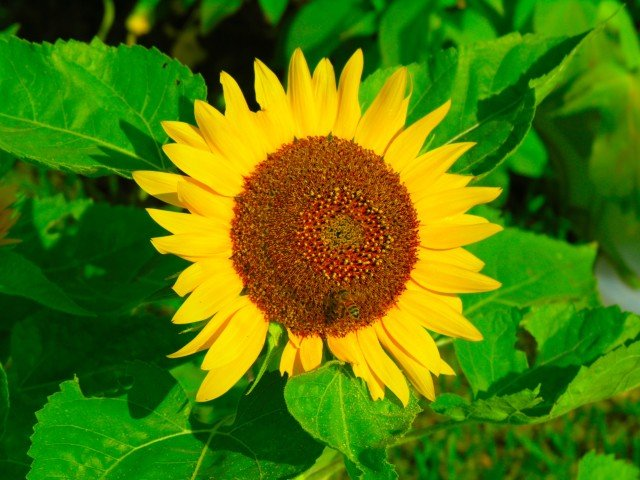
#> input picture lab7/slonecznik.jpg, 640 x 480 px, found by its file name
$ python lab7.py
#> lines starting #> are read from the running program, lines starting #| are printed output that depends on the picture; long printed decimals are rounded
import numpy as np
from matplotlib import pyplot as plt
from sklearn import datasets
import scipy

#klasteryzacja

iris = datasets.load_iris()
X = iris.data
Y = iris.target

# print(X)

from sklearn.cluster import AgglomerativeClustering
Y_ward = AgglomerativeClustering(linkage='ward', n_clusters=3).fit(X).labels_ #metoda Warda - minimalizuje wariancję między dwoma klastrami
# print(Y_ward)
Y_avg = AgglomerativeClustering(linkage='average', n_clusters=3).fit(X).labels_ #metoda średnich połączeń
print(Y_avg)
Y_single = AgglomerativeClustering(linkage='single', n_clusters=3).fit(X).labels_  #metoda najbliższego sasiedztwa
# print(Y_single)
Y_complete = AgglomerativeClustering(linkage='complete', n_clusters=3).fit(X).labels_ #metoda najdalszych połączeń
# print(Y_complete)

# print(Y)

def ﬁnd_perm(clusters, Y_real, Y_pred):
    perm = []
    for i in range(clusters):
        idx = Y_pred == i
        new_label = scipy.stats.mode(Y_real[idx])[0][0]
        perm.append(new_label)
    return [perm[label] for label in Y_pred]

# [4 lines of commented-out code are left out]

from sklearn.metrics import jaccard_score
#Współczynnik Jaccarda mierzy podobieństwo między dwoma zbiorami i jest zdefiniowany jako iloraz mocy części wspólnej zbiorów i mocy sumy tych zbiorów:

print(jaccard_score(Y, Y_avg, average=None))
print(jaccard_score(Y, Y_ward, average=None))
print(jaccard_score(Y, Y_single, average=None))
print(jaccard_score(Y, Y_complete, average=None))

from sklearn.decomposition import PCA
from scipy.spatial import ConvexHull, convex_hull_plot_2d

pca = PCA(n_components=2)
X_reduced = pca.ﬁt_transform(X)
# print(X_reduced)

fig, (ax1, ax2, ax3) = plt.subplots(1, 3)

ax1.set_title("oryginal")
colors = ['navy', 'turquoise', 'darkorange']

for color, i in zip(colors, [0, 1, 2]):
        hull = ConvexHull(X_reduced[Y == i])
        ax1.scatter(X_reduced[Y == i, 0], X_reduced[Y == i, 1], color=color, lw=2)
        for simplex in hull.simplices:
            ax1.plot(X_reduced[Y == i][simplex, 0], X_reduced[Y == i][simplex, 1], 'k-', color=color)

ax2.set_title("rezultat klasteryzacji")

for color, i in zip(colors, [0, 1, 2]):
        hull = ConvexHull(X_reduced[Y_avg == i])
        ax2.scatter(X_reduced[Y_avg == i, 0], X_reduced[Y_avg == i, 1], color=color, lw=2)
        for simplex in hull.simplices:
            ax2.plot(X_reduced[Y_avg == i][simplex, 0], X_reduced[Y_avg == i][simplex, 1], 'k-', color=color)

ax3.set_title("roznica")
for i, points in enumerate(X_reduced):
    color = 'green'
    if (Y[i] != Y_avg[i]):
        color = 'red'
    ax3.scatter(points[0], points[1], color=color)

plt.show()
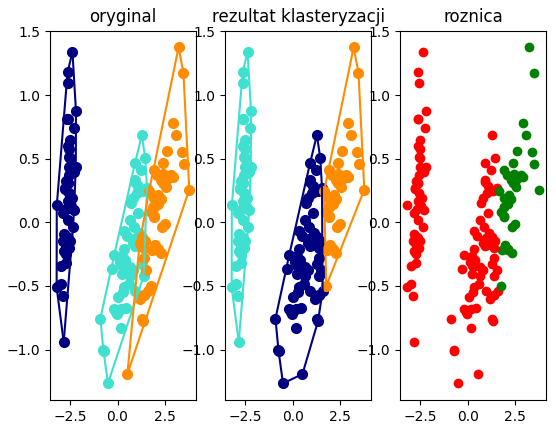
#> figure drawn by matplotlib, 3 panels

from mpl_toolkits.mplot3d import Axes3D
pca = PCA(n_components=3)
X_reduced = pca.ﬁt_transform(X)

fig1, (ax4, ax5, ax6) = plt.subplots(1, 3)

ax4 = fig1.add_subplot(1, 3, 1, projection='3d')
ax4.set_title("oryginal")

for color, i in zip(colors, [0, 1, 2]):
    ax4.scatter(X_reduced[Y == i, 0], X_reduced[Y == i,  1], X_reduced[Y == i, 2], color=color)

ax5 = fig1.add_subplot(1, 3, 2, projection='3d')
ax5.set_title("rezultat klasteryzacji")

for color, i in zip(colors, [0, 1, 2]):
    ax5.scatter(X_reduced[Y_avg == i, 0], X_reduced[Y_avg == i,  1], X_reduced[Y_avg == i, 2], color=color)

ax6 = fig1.add_subplot(1, 3, 3, projection='3d')
ax6.set_title("roznica")

for i, points in enumerate(X_reduced):
    color = 'green'
    if (Y[i] != Y_avg[i]):
        color = 'red'
    ax6.scatter(points[0], points[1], points[2], color=color)

plt.show()
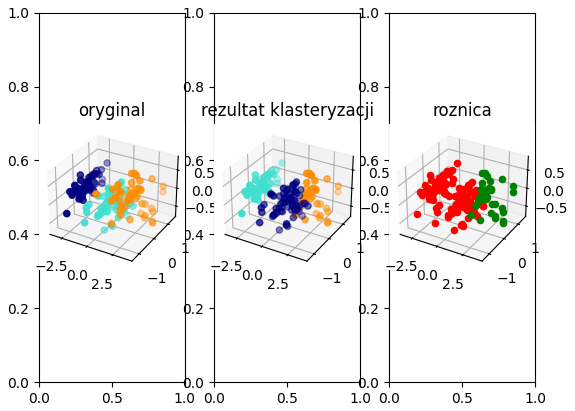
#> figure drawn by matplotlib, 3 panels

#kwantyzacja
import matplotlib.image as mpimg
img = mpimg.imread (r'C:/Users/eversis2/Documents/studia/PIAD/lab7/slonecznik.jpg')
#> img is the input picture: shape (480, 640, 3); mean R, G, B 78.9, 119.8, 5.2
plt.imshow(img)
plt.show()

a = plt.imshow(img)
arr = a.get_array()
print(arr.shape)
#| (480, 640, 3)

new_arr = arr.reshape((arr.shape[0]*arr.shape[1]), arr.shape[2])
print(new_arr.shape)
#| (307200, 3)

new_arr_helper = new_arr

from sklearn.cluster import KMeans
kmeans3 = KMeans(n_clusters=3, random_state=0).fit(new_arr)
print(kmeans3.labels_)
#> (printed output is left out)
print(kmeans3.labels_.shape)
#| (307200,)
print(kmeans3.cluster_centers_)
#| [[ 17.653  62.797   1.942]
#|  [237.102 195.416   8.571]
#|  [ 61.721 135.522   6.521]]

for i, pixels in enumerate(new_arr):
    new_arr[i] = kmeans3.cluster_centers_[kmeans3.labels_[i]]

new_arr = np.reshape(new_arr, (480, 640, 3))
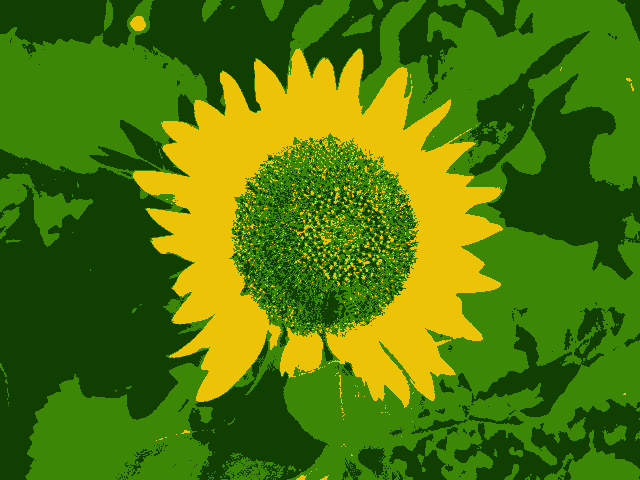
#> new_arr: shape (480, 640, 3); mean of channels 0, 1, 2 78.3, 119.2, 4.5; drawn as R, G, B
print(new_arr.shape)
#| (480, 640, 3)
plt.imshow(new_arr)
plt.show()
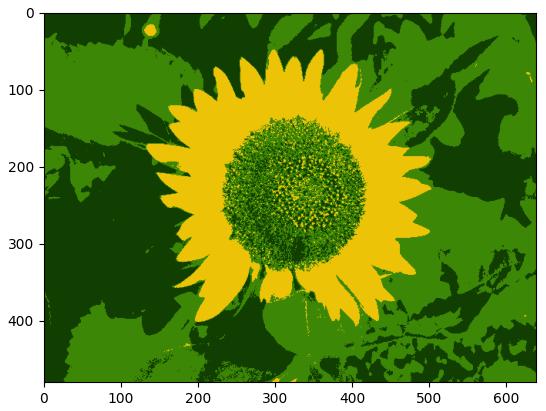
#> figure drawn by matplotlib, 1 panel

from sklearn.metrics import mean_squared_error

err_arr = np.ones((480,640))

for i, pixels in enumerate(new_arr):
    err_arr[i] = np.square(np.subtract(new_arr_helper[i],new_arr[i])).mean()
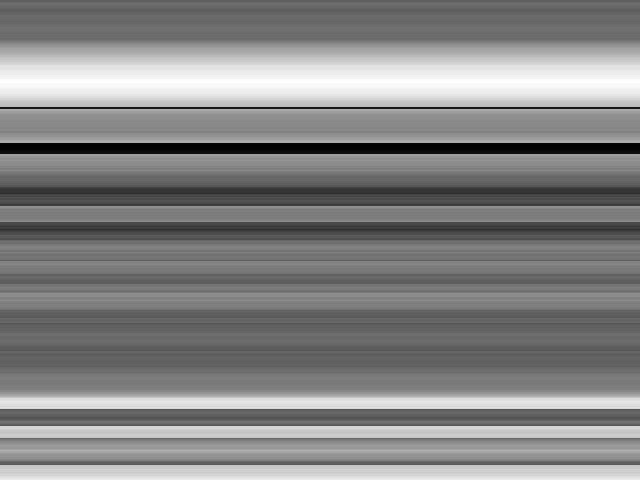
#> err_arr: shape (480, 640) float64; min 22.05, max 92.72, mean 58.7; drawn with min black and max white

plt.imshow(err_arr)
plt.show()

#kmeans 5

a1 = plt.imshow(img)
arr1 = a1.get_array()
new_arr1 = arr1.reshape((arr1.shape[0]*arr1.shape[1]), arr1.shape[2])
new_arr_helper1 = new_arr

kmeans5 = KMeans(n_clusters=5, random_state=0).fit(new_arr1)

for i, pixels in enumerate(new_arr1):
    new_arr1[i] = kmeans5.cluster_centers_[kmeans5.labels_[i]]

new_arr1 = np.reshape(new_arr1, (480, 640, 3))
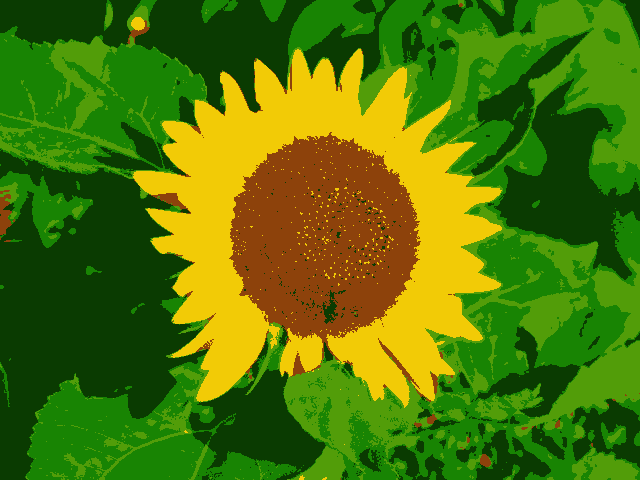
#> new_arr1: shape (480, 640, 3); mean of channels 0, 1, 2 78.7, 119.4, 4.7; drawn as R, G, B
print(new_arr1.shape)
#| (480, 640, 3)
plt.imshow(new_arr1)
plt.show()

#kmeans 8

a2 = plt.imshow(img)
arr2 = a2.get_array()
new_arr2 = arr2.reshape((arr2.shape[0]*arr2.shape[1]), arr2.shape[2])

kmeans8 = KMeans(n_clusters=8, random_state=0).fit(new_arr2)

for i, pixels in enumerate(new_arr2):
    new_arr2[i] = kmeans8.cluster_centers_[kmeans8.labels_[i]]

new_arr2 = np.reshape(new_arr2, (480, 640, 3))
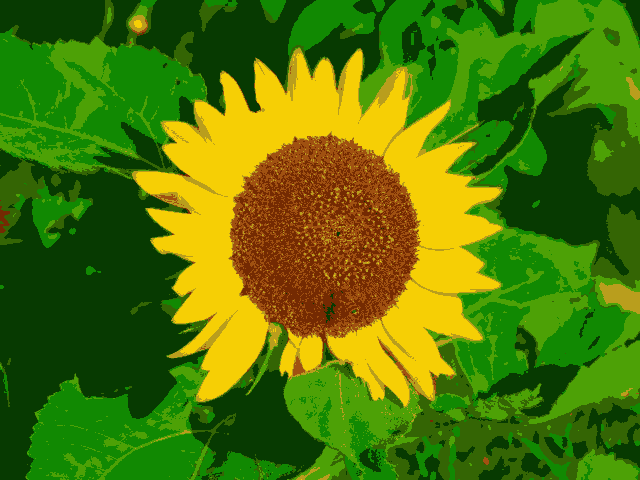
#> new_arr2: shape (480, 640, 3); mean of channels 0, 1, 2 78.5, 119.1, 4.5; drawn as R, G, B
print(new_arr2.shape)
#| (480, 640, 3)
plt.imshow(new_arr2)
plt.show()
